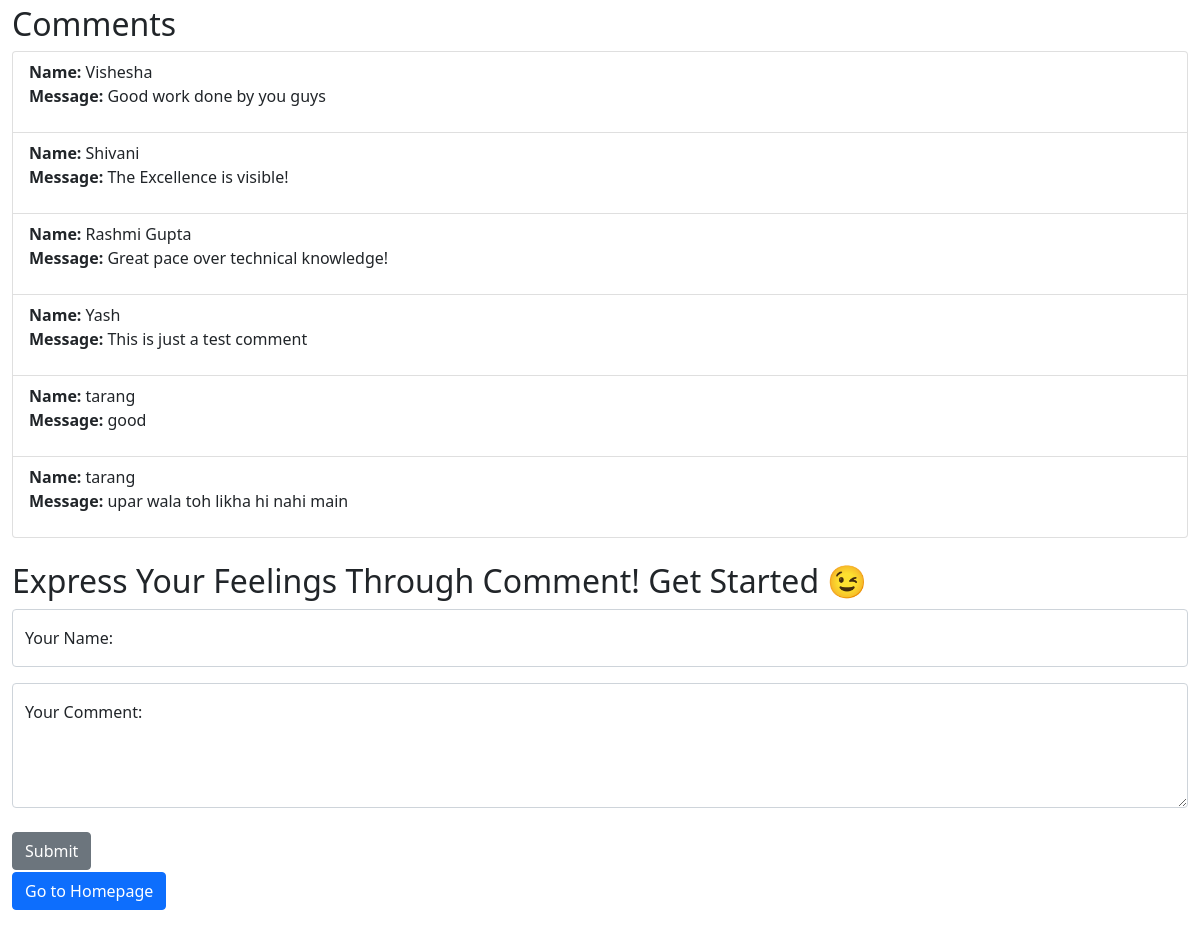
/comment/, run on an earlier commit of the app's database.
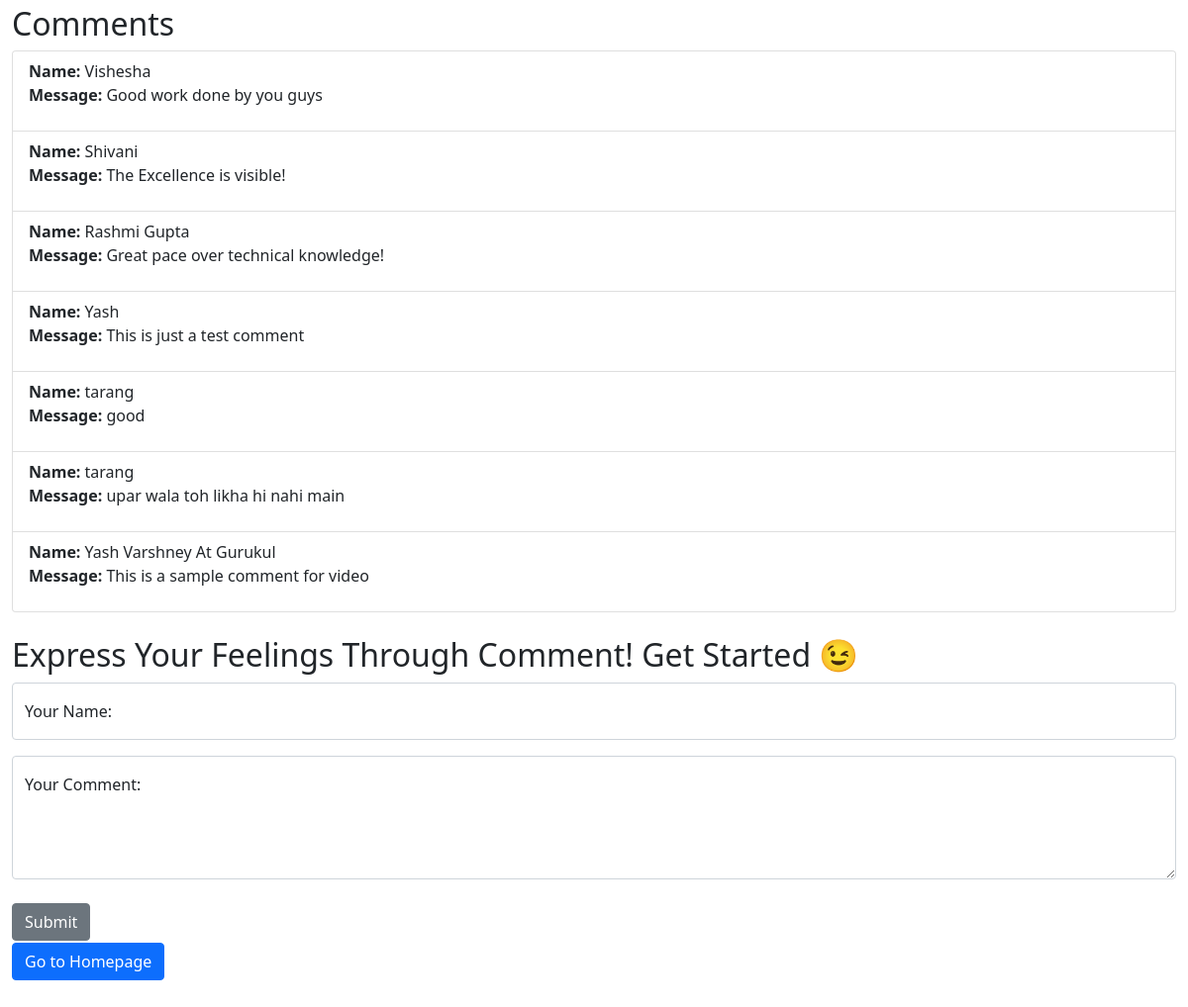
And on a later commit of the database.
### backendsite/models.py (models this page shows, shortened)
class Messages(models.Model):
    name = models.CharField(max_length=5000)
    comment = models.TextField()

### backendsite/views.py (the view, shortened to what this page needs)
# urls.py: path("comment/", views.comment, name="comment"),
def comment(request):
    context = {'display': 'none', "messages_list": Messages.objects.order_by('id')}
    return render(request, 'comment.html', context)

### templates/comment.html (shortened to what this page needs)
{% load static %}
<!DOCTYPE html>
<html lang="en">
<head>
    <link href="https://cdn.jsdelivr.net/npm/bootstrap@5.0.0-beta3/dist/css/bootstrap.min.css" rel="stylesheet">
</head>
<body style="margin-top: 5px;">
    <div class="container-fluid">
        <h2>Comments</h2>
        <ul class="list-group">{% for message in messages_list %}
            <li class="list-group-item">
                <p style="word-wrap: break-word; "><b>Name: </b>{{message.name}}<br><b>Message: </b>{{message.comment}}</p>
            </li>{% endfor %}</ul>
    </div><br>
    <div class="container-fluid">
        <h2>Express Your Feelings Through Comment! Get Started 😉</h2>
        <form method="POST" action="" autocomplete="off">{% csrf_token %}
            <div class="form-floating mb-3"> <input required name="person" type="text" class="form-control textformatting" id="floatingInput" placeholder="Your Name"> <label for="floatingInput">Your Name: </label></div>
            <div class="form-floating"><textarea required style="height: 125px;" name="comment" class="form-control" placeholder="Leave a comment here" id="floatingTextarea"></textarea><label for="floatingTextarea">Your Comment: </label></div><br> <button type="submit" class="btn btn-secondary">Submit</button></form><a style="margin-top: 2px;" class="btn btn-primary" href="/">Go to Homepage</a>
    </div>
    <br><br><br>
</body>
</html>

What changed in the data, as far as the page shows it:
added Messages: name "Yash Varshney At Gurukul", comment "This is a sample comment for video"
